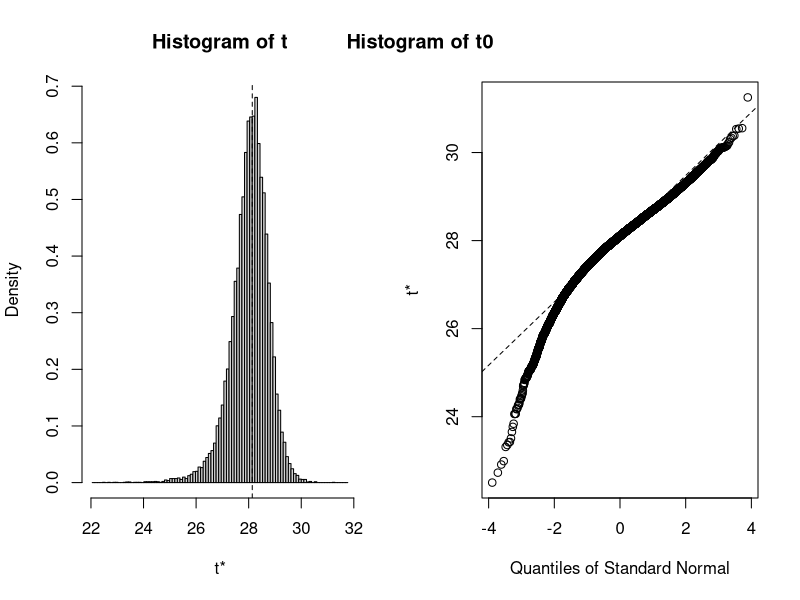
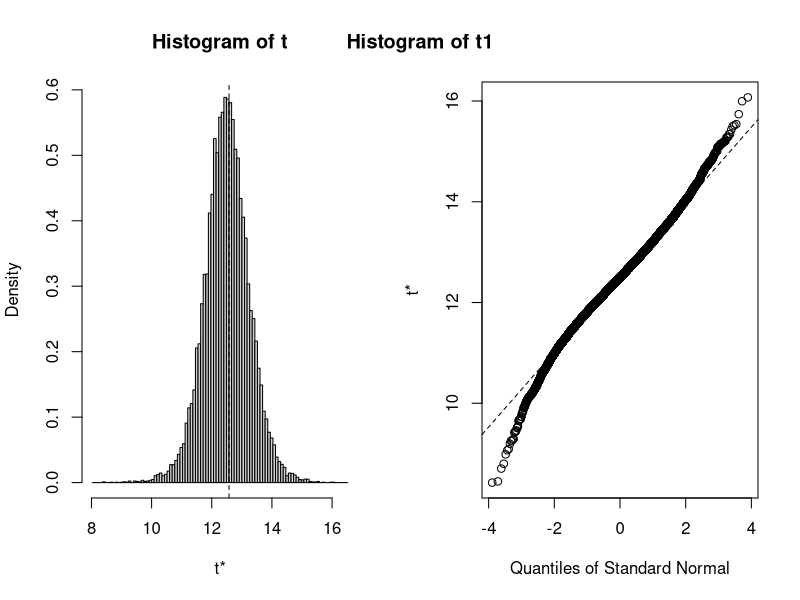

Write R code to recreate these figures, in order.
## ---- chunk 1
knitr::opts_chunk$set(echo = TRUE)
library(tidyverse)
library(boot)
## ---- chunk 2
dat <- read_csv("HW1_data.csv")
dat <- dat %>%
  select(y,x)
m1 <- lm(y~x, data = dat)
summary(m1)
## ---- chunk 3
###R commands for fitting learning curve example using the general optimizer nlm()
est <- c(0.1845, 0.0903)
x_i <- dat$x
y_i <- dat$y
fn <- function(p) {
    yhat <- (p[1] * x_i) / (p[2] + x_i)
    sum((y_i-yhat)^2)
} 
out_nlm <- nlm(fn, p = est,hessian=TRUE)
out_nls <- nls(y~((p1 * x) / (p2 + x)), data = dat, start = list(p1 = 0.1845, p2 = 0.0903), trace = TRUE)
theta_nlm <- out_nlm$estimate  #parameter estimates
theta_nlm
out_nls
## ---- chunk 4
mse <- out_nlm$minimum / (length(y_i) - length(theta_nlm))
info_mat <- out_nlm$hessian / 2 / mse
cov_theta <- solve(info_mat)
se <- sqrt(diag(cov_theta))
info_mat
cov_theta
se
## ---- chunk 5
vcov(out_nls)
## ---- chunk 6
p1_left <- theta_nlm[1] - 1.96 * se[1]
p1_right <- theta_nlm[1] + 1.96 * se[1]
p2_left <- theta_nlm[2] - 1.96 * se[2]
p2_right <- theta_nlm[2] + 1.96 * se[2]
p1_left
p1_right
p2_left
p2_right
## ---- chunk 7
confint.default(out_nls)
## ---- chunk 8
dat_fit <- function(Z, i, theta0){
  Zboot <- Z[i, ]
  x <- Zboot[[2]]
  y <- Zboot[[1]]
  fn <- function(p){
    yhat <- (p[1] * x) / (p[2] + x)
    sum((y - yhat)^2)
  }
  out <- nlm(fn, p = theta0)
  theta <- out$estimate
}
dat_boot <- boot(dat, dat_fit, R = 20000, theta0 = c(0.1845, 0.0903))
dat_boot
plot(dat_boot, index = 1)
title(main = "Histogram of t0")
plot(dat_boot, index = 2)
title(main = "Histogram of t1")
## ---- chunk 9
# gamma 0
boot.ci(dat_boot, conf = 0.95, type = "norm", index = 1)

#gamma 1
boot.ci(dat_boot, conf = 0.95, type = "norm", index = 2)
## ---- chunk 10
# gamma 0
boot.ci(dat_boot, conf = 0.95, type = "basic", index = 1)

#gamma 1
boot.ci(dat_boot, conf = 0.95, type = "basic", index = 2)
